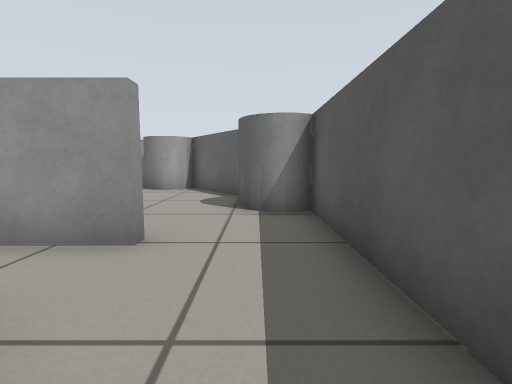
[1] (above)

15 first-person views from a walk through a robot-simulator world made for Gazebo. The camera is 0.51 m above the floor, tilts 6° down and sees 85° across. The floor is counted in squares, 0.5 m on a side. Each view is taken from the middle of a square. On the plan, view 1 faces up. The plan holds only what a view shows up to about 11 squares ahead; the rest is blank.

[2]
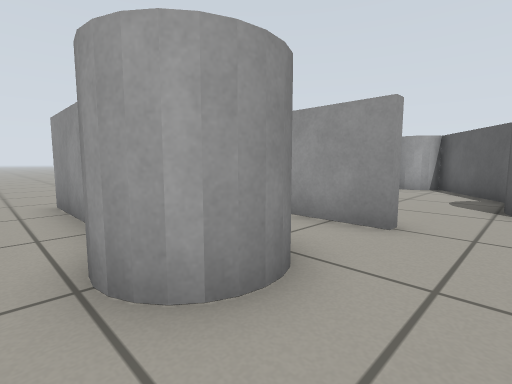

[3]
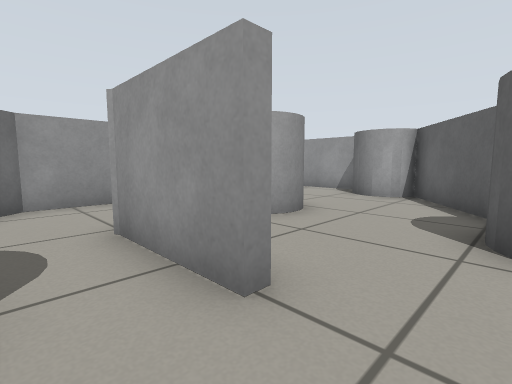

[4]
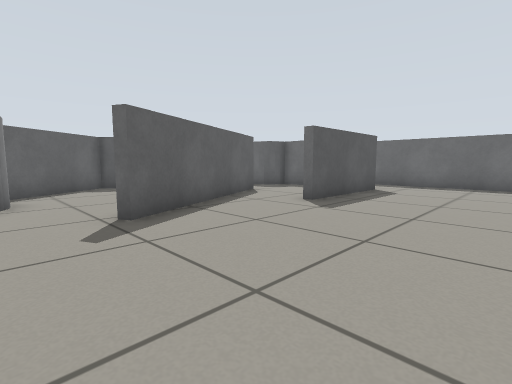

[5]
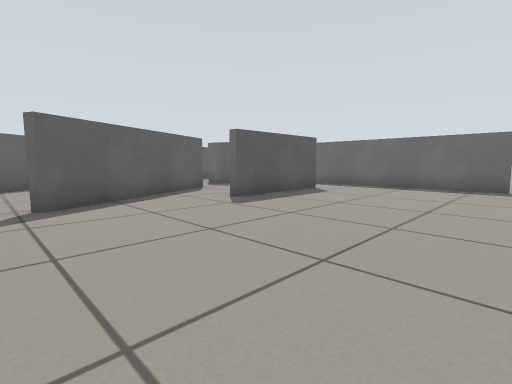

[6]
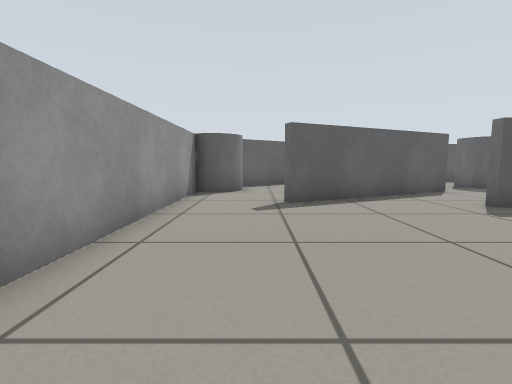

[7]
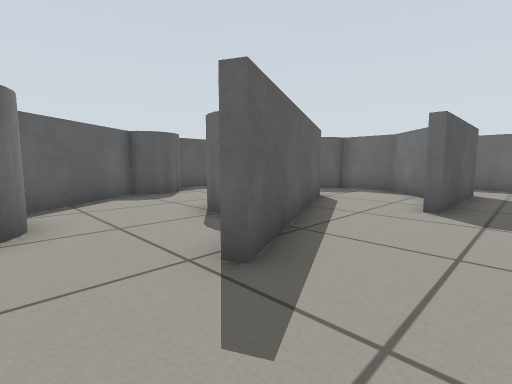

[8]
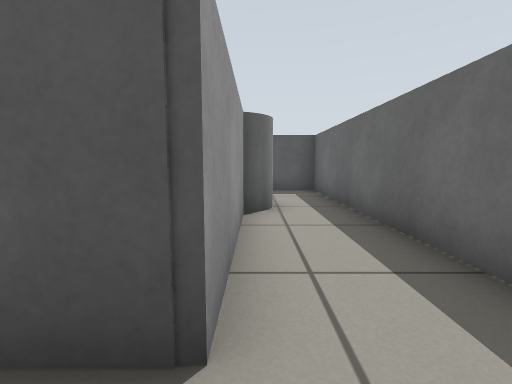

[9]
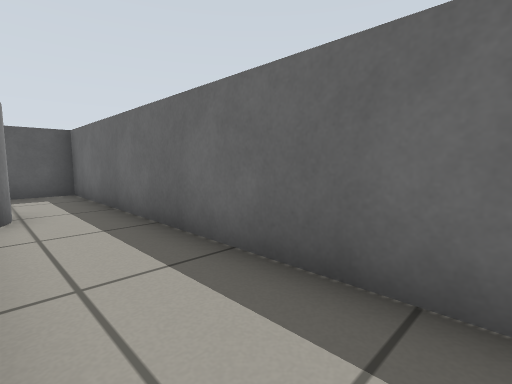

[10]
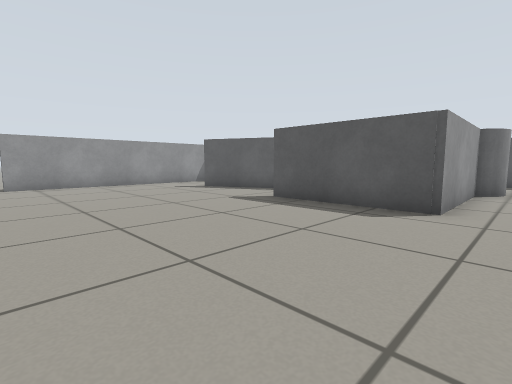

[11]
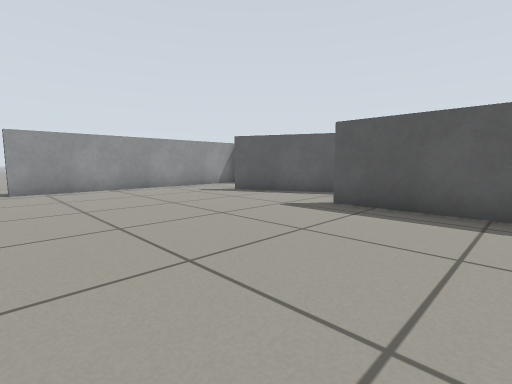

[12]
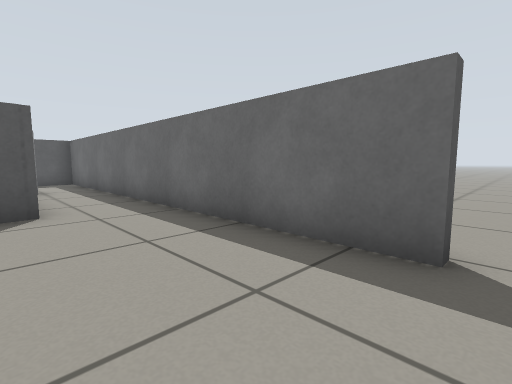

[13]
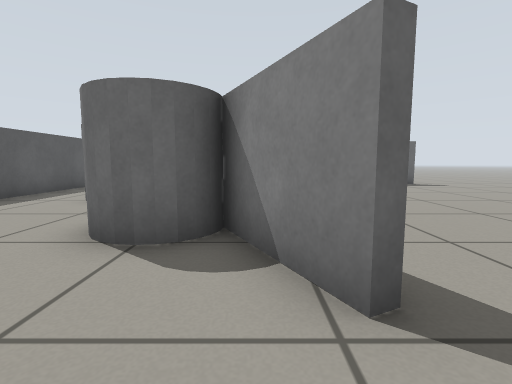

[14]
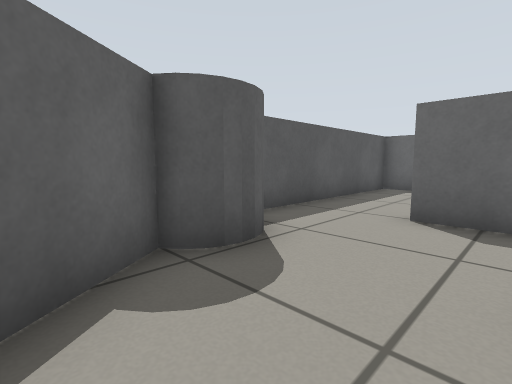

[15]
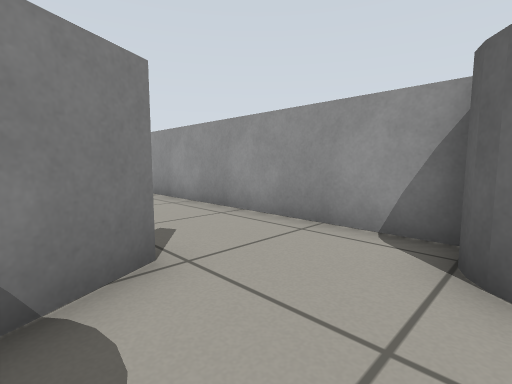

### Floor plan
Points are (right, up) in squares from view 1. A wall is a line through its corners. A room is listed if a view was taken in it or the views show most of it. See-through windows are left out.
Room 1 (views 1, 2, 3)
walls: (-1.5, 3.7) (-1.5, 3.4) (-2.5, 3.4); (-3.5, -2.1) (1.2, -2.1) (1.2, 3.4)
ways out: opening at (-3.8, 1) to room 2; opening at (-0.5, 4) to room 2
objects: grey cylinder (-3, 0) to (-2, 1)
Room 2 (views 4, 5, 6, 7, 8, 9, 10, 11, 12, 13, 14, 15)
walls: (-7.4, 4.4) (-7.4, 2.6) (-5.4, 0.5) (-3.8, 0.5); (-6.8, 9.3) (-5.5, 6.6); (-2.9, 3.7) (-1.5, 3.7); (-2.5, 3.4) (-4.2, 3.4) (-7.1, 9.2); (-3.9, 0.2) (-7.7, 0.2) (-7.7, 4.6); (-4.5, 12.1) (-13.4, 12.1); (0.1, 7.5) (-2.5, 11.2); (-13.5, -2.1) (-3.5, -2.1); (1.2, 3.4) (1.2, 5.9)
ways out: opening at (-3.8, 1) to room 1; opening at (-0.5, 4) to room 1; opening at (-14, -2)
objects: grey cylinder (-5, 6) to (-4, 7); grey cylinder (-4, 11) to (-3, 12); grey cylinder (0, 6) to (0, 7)

Positions as (right, up) in squares from view 1, and headings:
1: (0, 0), facing up
2: (0, -1), facing up-left
3: (0, 2), facing up-left
4: (-12, 11), facing down-right
5: (-14, 10), facing down-right
6: (-14, 10), facing right
7: (-9, 11), facing down-right
8: (-9, 0), facing right
9: (-9, 0), facing down-right
10: (-14, -1), facing up-right
11: (-14, 1), facing up-right
12: (-14, 1), facing down-right
13: (-6, 11), facing down
14: (-3, 9), facing down-right
15: (-4, 8), facing up-left
